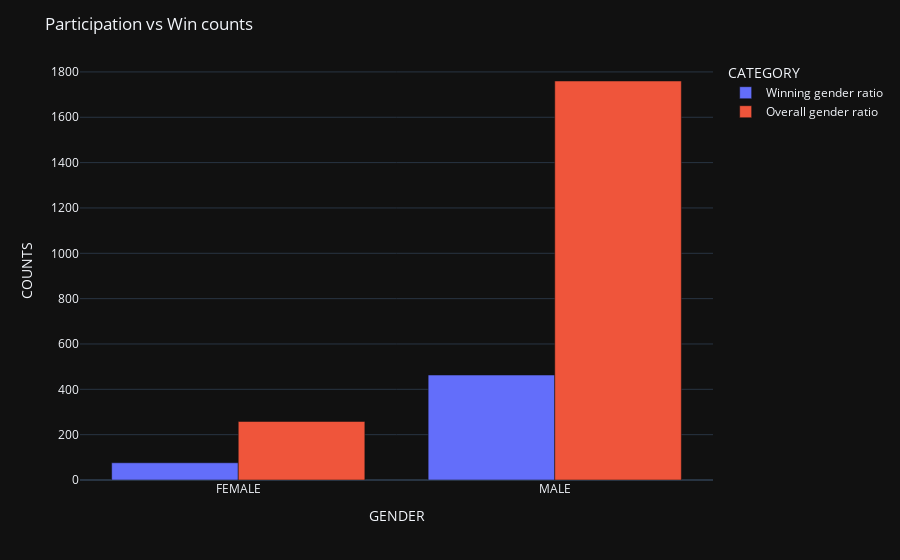

Notebook code for this chart:
### Markdown cell above
**Gender Ratio** : Winning Gender Ratio vs Overall gender ratio

### Code cell
gen = candidate_personal_df.groupby('GENDER').apply(lambda x:x['NAME'].count()).reset_index(name = 'COUNTS')
gen['CATEGORY']= "Overall gender ratio"

gen_win = winner_df.groupby('GENDER').apply(lambda x: x['NAME'].count()).reset_index(name='COUNTS')
gen_win['CATEGORY'] = "Winning gender ratio"

total = pd.concat([gen_win,gen])

fig = px.bar(total,x = 'GENDER', y= 'COUNTS',color = 'CATEGORY',barmode ='group')
fig.update_layout(title_text='Participation vs Win counts', template = 'plotly_dark')

fig.show()

### Figure 1 — Plotly figure (JSON) as saved in the notebook; plotly's stock layout.template omitted (floating-point values rounded to 4 significant figures)
{"data": [{"alignmentgroup": "True", "hovertemplate": "CATEGORY=Winning gender ratio<br>GENDER=%{x}<br>COUNTS=%{y}<extra></extra>", "legendgroup": "Winning gender ratio", "marker": {"color": "#636efa", "pattern": {"shape": ""}}, "name": "Winning gender ratio", "offsetgroup": "Winning gender ratio", "orientation": "v", "showlegend": true, "textposition": "auto", "type": "bar", "x": ["FEMALE", "MALE"], "xaxis": "x", "y": [76, 463], "yaxis": "y"}, {"alignmentgroup": "True", "hovertemplate": "CATEGORY=Overall gender ratio<br>GENDER=%{x}<br>COUNTS=%{y}<extra></extra>", "legendgroup": "Overall gender ratio", "marker": {"color": "#EF553B", "pattern": {"shape": ""}}, "name": "Overall gender ratio", "offsetgroup": "Overall gender ratio", "orientation": "v", "showlegend": true, "textposition": "auto", "type": "bar", "x": ["FEMALE", "MALE"], "xaxis": "x", "y": [258, 1760], "yaxis": "y"}], "layout": {"barmode": "group", "legend": {"title": {"text": "CATEGORY"}, "tracegroupgap": 0}, "margin": {"t": 60}, "title": {"text": "Participation vs Win counts"}, "xaxis": {"anchor": "y", "domain": [0.0, 1.0], "title": {"text": "GENDER"}}, "yaxis": {"anchor": "x", "domain": [0.0, 1.0], "title": {"text": "COUNTS"}}}}
